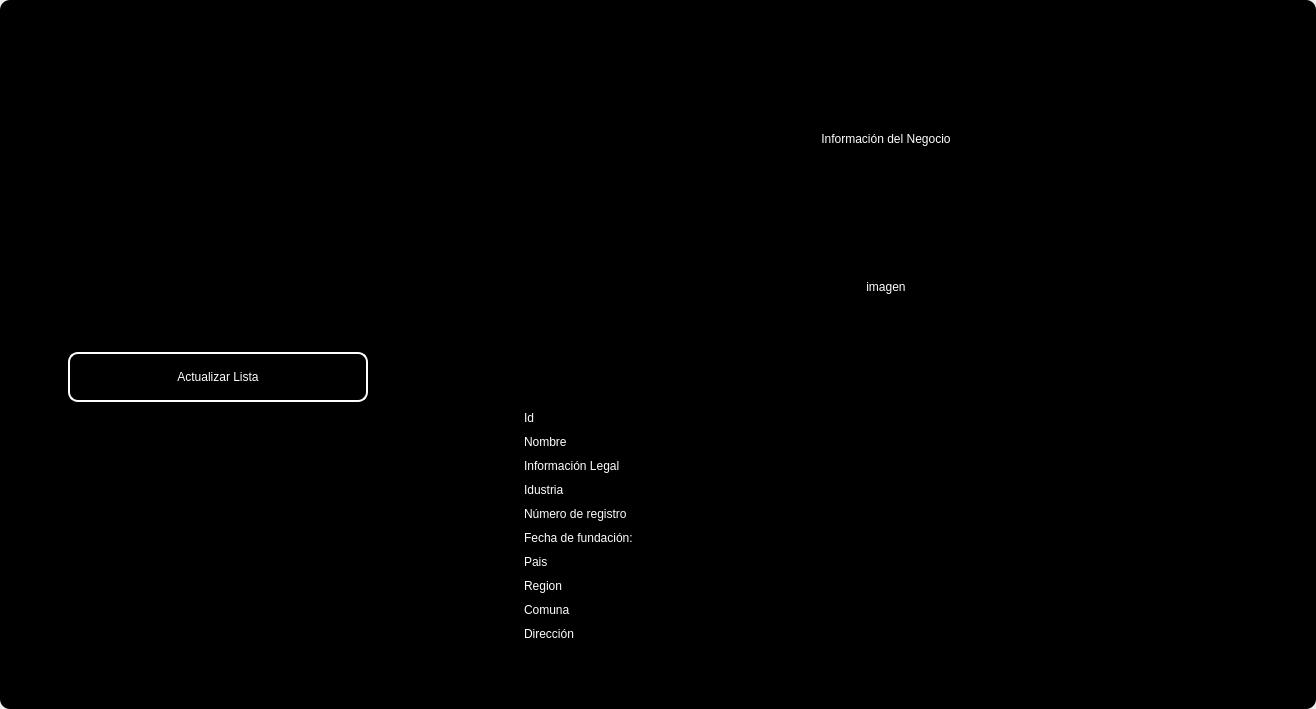
<?xml version="1.0" encoding="UTF-8"?>
<ui version="4.0">
 <class>MainWindow</class>
 <widget class="QMainWindow" name="MainWindow">
  <property name="geometry">
   <rect>
    <x>0</x>
    <y>0</y>
    <width>1316</width>
    <height>709</height>
   </rect>
  </property>
  <property name="windowTitle">
   <string>MainWindow</string>
  </property>
  <property name="styleSheet">
   <string notr="true"/>
  </property>
  <widget class="QWidget" name="centralwidget">
   <property name="styleSheet">
    <string notr="true"/>
   </property>
   <layout class="QVBoxLayout" name="verticalLayout">
    <property name="spacing">
     <number>0</number>
    </property>
    <property name="leftMargin">
     <number>0</number>
    </property>
    <property name="topMargin">
     <number>0</number>
    </property>
    <property name="rightMargin">
     <number>0</number>
    </property>
    <property name="bottomMargin">
     <number>0</number>
    </property>
    <item>
     <widget class="QFrame" name="frame">
      <property name="enabled">
       <bool>true</bool>
      </property>
      <property name="styleSheet">
       <string notr="true">
QFrame {
border-radius:10px;
	background-color: rgb(0, 0, 0);
 }
</string>
      </property>
      <property name="frameShape">
       <enum>QFrame::StyledPanel</enum>
      </property>
      <property name="frameShadow">
       <enum>QFrame::Raised</enum>
      </property>
      <layout class="QVBoxLayout" name="verticalLayout_2">
       <item>
        <widget class="QFrame" name="frame_superior">
         <property name="minimumSize">
          <size>
           <width>0</width>
           <height>40</height>
          </size>
         </property>
         <property name="maximumSize">
          <size>
           <width>16777215</width>
           <height>40</height>
          </size>
         </property>
         <property name="styleSheet">
          <string notr="true">QPushButton{
border-radius:18px;
}

QPushButton:hover{
	background-color: rgb(0, 0, 0);
}
</string>
         </property>
         <property name="frameShape">
          <enum>QFrame::StyledPanel</enum>
         </property>
         <property name="frameShadow">
          <enum>QFrame::Raised</enum>
         </property>
         <layout class="QHBoxLayout" name="horizontalLayout_3">
          <property name="spacing">
           <number>4</number>
          </property>
          <property name="leftMargin">
           <number>0</number>
          </property>
          <property name="topMargin">
           <number>0</number>
          </property>
          <property name="rightMargin">
           <number>0</number>
          </property>
          <property name="bottomMargin">
           <number>0</number>
          </property>
          <item>
           <widget class="QPushButton" name="btn_icon">
            <property name="text">
             <string/>
            </property>
            <property name="iconSize">
             <size>
              <width>40</width>
              <height>40</height>
             </size>
            </property>
           </widget>
          </item>
          <item>
           <spacer name="horizontalSpacer_2">
            <property name="orientation">
             <enum>Qt::Horizontal</enum>
            </property>
            <property name="sizeHint" stdset="0">
             <size>
              <width>443</width>
              <height>20</height>
             </size>
            </property>
           </spacer>
          </item>
          <item>
           <widget class="QPushButton" name="btn_exit">
            <property name="minimumSize">
             <size>
              <width>38</width>
              <height>38</height>
             </size>
            </property>
            <property name="maximumSize">
             <size>
              <width>38</width>
              <height>38</height>
             </size>
            </property>
            <property name="cursor">
             <cursorShape>PointingHandCursor</cursorShape>
            </property>
            <property name="text">
             <string/>
            </property>
            <property name="iconSize">
             <size>
              <width>35</width>
              <height>35</height>
             </size>
            </property>
           </widget>
          </item>
          <item>
           <widget class="QPushButton" name="bt_minimizar">
            <property name="minimumSize">
             <size>
              <width>38</width>
              <height>38</height>
             </size>
            </property>
            <property name="maximumSize">
             <size>
              <width>38</width>
              <height>38</height>
             </size>
            </property>
            <property name="cursor">
             <cursorShape>PointingHandCursor</cursorShape>
            </property>
            <property name="text">
             <string/>
            </property>
            <property name="icon">
             <iconset>
              <normaloff>image/minus.svg</normaloff>image/minus.svg</iconset>
            </property>
            <property name="iconSize">
             <size>
              <width>38</width>
              <height>38</height>
             </size>
            </property>
           </widget>
          </item>
          <item>
           <widget class="QPushButton" name="bt_maximizar">
            <property name="minimumSize">
             <size>
              <width>38</width>
              <height>38</height>
             </size>
            </property>
            <property name="maximumSize">
             <size>
              <width>38</width>
              <height>38</height>
             </size>
            </property>
            <property name="cursor">
             <cursorShape>PointingHandCursor</cursorShape>
            </property>
            <property name="text">
             <string/>
            </property>
            <property name="icon">
             <iconset>
              <normaloff>image/chevron-up.svg</normaloff>image/chevron-up.svg</iconset>
            </property>
            <property name="iconSize">
             <size>
              <width>38</width>
              <height>38</height>
             </size>
            </property>
           </widget>
          </item>
          <item>
           <widget class="QPushButton" name="bt_restaurar">
            <property name="minimumSize">
             <size>
              <width>38</width>
              <height>38</height>
             </size>
            </property>
            <property name="maximumSize">
             <size>
              <width>38</width>
              <height>38</height>
             </size>
            </property>
            <property name="cursor">
             <cursorShape>PointingHandCursor</cursorShape>
            </property>
            <property name="text">
             <string/>
            </property>
            <property name="icon">
             <iconset>
              <normaloff>image/chevron-down.svg</normaloff>image/chevron-down.svg</iconset>
            </property>
            <property name="iconSize">
             <size>
              <width>38</width>
              <height>38</height>
             </size>
            </property>
           </widget>
          </item>
          <item>
           <widget class="QPushButton" name="bt_cerrar">
            <property name="minimumSize">
             <size>
              <width>38</width>
              <height>38</height>
             </size>
            </property>
            <property name="maximumSize">
             <size>
              <width>38</width>
              <height>38</height>
             </size>
            </property>
            <property name="cursor">
             <cursorShape>PointingHandCursor</cursorShape>
            </property>
            <property name="text">
             <string/>
            </property>
            <property name="icon">
             <iconset>
              <normaloff>image/x.svg</normaloff>image/x.svg</iconset>
            </property>
            <property name="iconSize">
             <size>
              <width>38</width>
              <height>38</height>
             </size>
            </property>
           </widget>
          </item>
         </layout>
        </widget>
       </item>
       <item>
        <widget class="QFrame" name="frame_3">
         <property name="minimumSize">
          <size>
           <width>0</width>
           <height>0</height>
          </size>
         </property>
         <property name="frameShape">
          <enum>QFrame::StyledPanel</enum>
         </property>
         <property name="frameShadow">
          <enum>QFrame::Raised</enum>
         </property>
         <layout class="QHBoxLayout" name="horizontalLayout_4">
          <property name="leftMargin">
           <number>9</number>
          </property>
          <property name="topMargin">
           <number>9</number>
          </property>
          <property name="rightMargin">
           <number>9</number>
          </property>
          <item>
           <layout class="QVBoxLayout" name="verticalLayout_4">
            <property name="spacing">
             <number>50</number>
            </property>
            <property name="sizeConstraint">
             <enum>QLayout::SetDefaultConstraint</enum>
            </property>
            <property name="leftMargin">
             <number>50</number>
            </property>
            <property name="topMargin">
             <number>50</number>
            </property>
            <property name="rightMargin">
             <number>50</number>
            </property>
            <property name="bottomMargin">
             <number>50</number>
            </property>
            <item>
             <widget class="QPushButton" name="btn_get">
              <property name="minimumSize">
               <size>
                <width>50</width>
                <height>40</height>
               </size>
              </property>
              <property name="maximumSize">
               <size>
                <width>300</width>
                <height>50</height>
               </size>
              </property>
              <property name="cursor">
               <cursorShape>PointingHandCursor</cursorShape>
              </property>
              <property name="styleSheet">
               <string notr="true">QPushButton{
border-radius:10px; 
font: 12pt &quot;Arial&quot;;
color: rgb(255, 255, 254);
border: 2px solid #ffffff;
}

QPushButton:hover{
border-radius:10px; 
font: 12pt &quot;Arial&quot;;
color: rgb(255, 255, 255);
border: 2px solid rgb(120, 0, 171);
	background-color: rgb(120, 0, 171);
}</string>
              </property>
              <property name="text">
               <string>Actualizar Lista</string>
              </property>
              <property name="iconSize">
               <size>
                <width>35</width>
                <height>35</height>
               </size>
              </property>
             </widget>
            </item>
           </layout>
          </item>
          <item>
           <spacer name="horizontalSpacer">
            <property name="orientation">
             <enum>Qt::Horizontal</enum>
            </property>
            <property name="sizeType">
             <enum>QSizePolicy::Fixed</enum>
            </property>
            <property name="sizeHint" stdset="0">
             <size>
              <width>50</width>
              <height>30</height>
             </size>
            </property>
           </spacer>
          </item>
          <item>
           <layout class="QVBoxLayout" name="verticalLayout_3">
            <property name="spacing">
             <number>10</number>
            </property>
            <property name="leftMargin">
             <number>50</number>
            </property>
            <property name="topMargin">
             <number>50</number>
            </property>
            <property name="rightMargin">
             <number>50</number>
            </property>
            <property name="bottomMargin">
             <number>50</number>
            </property>
            <item>
             <widget class="QLabel" name="label">
              <property name="minimumSize">
               <size>
                <width>0</width>
                <height>50</height>
               </size>
              </property>
              <property name="maximumSize">
               <size>
                <width>16777215</width>
                <height>200</height>
               </size>
              </property>
              <property name="styleSheet">
               <string notr="true">color: rgb(255, 255, 255);
font: 25pt &quot;MS Shell Dlg 2&quot;;
</string>
              </property>
              <property name="text">
               <string>Información del Negocio</string>
              </property>
              <property name="alignment">
               <set>Qt::AlignCenter</set>
              </property>
             </widget>
            </item>
            <item>
             <layout class="QHBoxLayout" name="horizontalLayout">
              <property name="topMargin">
               <number>0</number>
              </property>
              <item>
               <spacer name="verticalSpacer">
                <property name="orientation">
                 <enum>Qt::Vertical</enum>
                </property>
                <property name="sizeHint" stdset="0">
                 <size>
                  <width>20</width>
                  <height>40</height>
                 </size>
                </property>
               </spacer>
              </item>
              <item>
               <widget class="QLabel" name="label_image">
                <property name="sizePolicy">
                 <sizepolicy hsizetype="Fixed" vsizetype="Preferred">
                  <horstretch>0</horstretch>
                  <verstretch>0</verstretch>
                 </sizepolicy>
                </property>
                <property name="minimumSize">
                 <size>
                  <width>50</width>
                  <height>50</height>
                 </size>
                </property>
                <property name="maximumSize">
                 <size>
                  <width>100</width>
                  <height>100</height>
                 </size>
                </property>
                <property name="styleSheet">
                 <string notr="true">color: rgb(255, 255, 255);
font: 15pt &quot;MS Shell Dlg 2&quot;;</string>
                </property>
                <property name="text">
                 <string>imagen</string>
                </property>
                <property name="alignment">
                 <set>Qt::AlignCenter</set>
                </property>
               </widget>
              </item>
              <item>
               <spacer name="verticalSpacer_2">
                <property name="orientation">
                 <enum>Qt::Vertical</enum>
                </property>
                <property name="sizeHint" stdset="0">
                 <size>
                  <width>20</width>
                  <height>40</height>
                 </size>
                </property>
               </spacer>
              </item>
             </layout>
            </item>
            <item>
             <widget class="QLabel" name="label_id">
              <property name="styleSheet">
               <string notr="true">color: rgb(255, 255, 255);
font: 15pt &quot;MS Shell Dlg 2&quot;;
</string>
              </property>
              <property name="lineWidth">
               <number>1</number>
              </property>
              <property name="text">
               <string>Id</string>
              </property>
              <property name="alignment">
               <set>Qt::AlignLeading|Qt::AlignLeft|Qt::AlignVCenter</set>
              </property>
             </widget>
            </item>
            <item>
             <widget class="QLabel" name="label_name">
              <property name="styleSheet">
               <string notr="true">color: rgb(255, 255, 255);
font: 15pt &quot;MS Shell Dlg 2&quot;;
</string>
              </property>
              <property name="text">
               <string>Nombre</string>
              </property>
              <property name="alignment">
               <set>Qt::AlignLeading|Qt::AlignLeft|Qt::AlignVCenter</set>
              </property>
             </widget>
            </item>
            <item>
             <widget class="QLabel" name="label_legal_form">
              <property name="styleSheet">
               <string notr="true">color: rgb(255, 255, 255);
font: 15pt &quot;MS Shell Dlg 2&quot;;
</string>
              </property>
              <property name="text">
               <string>Información Legal</string>
              </property>
              <property name="alignment">
               <set>Qt::AlignLeading|Qt::AlignLeft|Qt::AlignVCenter</set>
              </property>
             </widget>
            </item>
            <item>
             <widget class="QLabel" name="label_industry">
              <property name="styleSheet">
               <string notr="true">color: rgb(255, 255, 255);
font: 15pt &quot;MS Shell Dlg 2&quot;;
</string>
              </property>
              <property name="text">
               <string>Idustria</string>
              </property>
              <property name="alignment">
               <set>Qt::AlignLeading|Qt::AlignLeft|Qt::AlignVCenter</set>
              </property>
             </widget>
            </item>
            <item>
             <widget class="QLabel" name="label_registration_number">
              <property name="styleSheet">
               <string notr="true">color: rgb(255, 255, 255);
font: 15pt &quot;MS Shell Dlg 2&quot;;
</string>
              </property>
              <property name="text">
               <string>Número de registro</string>
              </property>
              <property name="alignment">
               <set>Qt::AlignLeading|Qt::AlignLeft|Qt::AlignVCenter</set>
              </property>
             </widget>
            </item>
            <item>
             <widget class="QLabel" name="label_founding_date">
              <property name="styleSheet">
               <string notr="true">color: rgb(255, 255, 255);
font: 15pt &quot;MS Shell Dlg 2&quot;;
</string>
              </property>
              <property name="text">
               <string>Fecha de fundación:</string>
              </property>
              <property name="alignment">
               <set>Qt::AlignLeading|Qt::AlignLeft|Qt::AlignVCenter</set>
              </property>
             </widget>
            </item>
            <item>
             <widget class="QLabel" name="label_country">
              <property name="styleSheet">
               <string notr="true">color: rgb(255, 255, 255);
font: 15pt &quot;MS Shell Dlg 2&quot;;
</string>
              </property>
              <property name="text">
               <string>Pais</string>
              </property>
              <property name="alignment">
               <set>Qt::AlignLeading|Qt::AlignLeft|Qt::AlignVCenter</set>
              </property>
             </widget>
            </item>
            <item>
             <widget class="QLabel" name="label_region">
              <property name="styleSheet">
               <string notr="true">color: rgb(255, 255, 255);
font: 15pt &quot;MS Shell Dlg 2&quot;;
</string>
              </property>
              <property name="text">
               <string>Region</string>
              </property>
              <property name="alignment">
               <set>Qt::AlignLeading|Qt::AlignLeft|Qt::AlignVCenter</set>
              </property>
             </widget>
            </item>
            <item>
             <widget class="QLabel" name="label_commune">
              <property name="styleSheet">
               <string notr="true">color: rgb(255, 255, 255);
font: 15pt &quot;MS Shell Dlg 2&quot;;
</string>
              </property>
              <property name="text">
               <string>Comuna</string>
              </property>
             </widget>
            </item>
            <item>
             <widget class="QLabel" name="label_description">
              <property name="styleSheet">
               <string notr="true">color: rgb(255, 255, 255);
font: 15pt &quot;MS Shell Dlg 2&quot;;
</string>
              </property>
              <property name="text">
               <string>Dirección</string>
              </property>
              <property name="alignment">
               <set>Qt::AlignLeading|Qt::AlignLeft|Qt::AlignVCenter</set>
              </property>
             </widget>
            </item>
           </layout>
          </item>
         </layout>
        </widget>
       </item>
      </layout>
     </widget>
    </item>
   </layout>
  </widget>
 </widget>
 <resources/>
 <connections/>
</ui>
